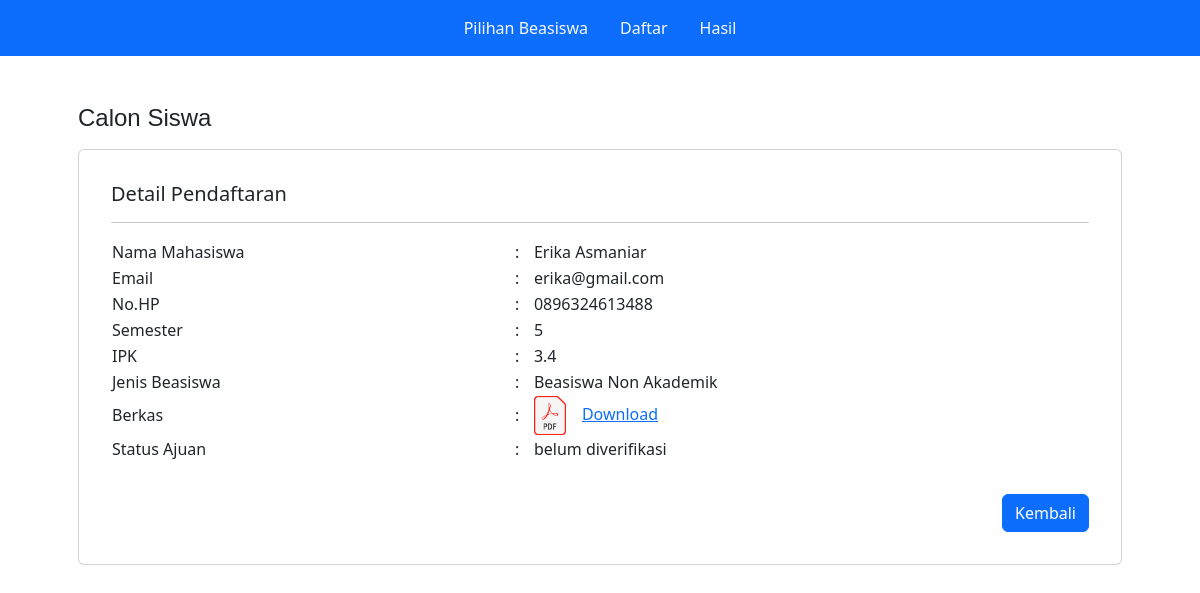
/detail_pendaftaran.php?id=15, run on the app's committed database.
### tables this page shows
CREATE TABLE `tb_daftar` (
  `id` int(11) NOT NULL,
  `nama` varchar(30) NOT NULL,
  `email` varchar(30) NOT NULL,
  `no_hp` varchar(20) NOT NULL,
  `semester` varchar(2) NOT NULL,
  `ipk` varchar(10) NOT NULL,
  `jenis_beasiswa` varchar(30) NOT NULL,
  `berkas` varchar(100) NOT NULL,
  `status_ajuan` varchar(30) NOT NULL DEFAULT 'belum diverifikasi'
);

### detail_pendaftaran.php (the view, shortened to what this page needs)
<?php
$id = $_GET['id'];
include('config.php');
$sql = "SELECT * FROM tb_daftar WHERE id='$id'";
$query = mysqli_query($conn, $sql);
$data = mysqli_fetch_assoc($query);
include('layout/navbar.php');
?>
<div class="container px-5 my-5">
    <h4 class="mt-4 mb-3" style="font-family: 'Fira Sans', sans-serif;">Calon Siswa</h4>
    <div class="card mb-3 py-3 px-3" style="max-width: 100%">
        <div class="row g-0">
            <div class="col">
                <div class="card-body">
                    <h5 class="card-title">Detail Pendaftaran</h5>
                    <hr>
                    <p class="card-text">
                    <table style="width:100%">
                        <tbody>
                            <tr>
                                <td>Nama Mahasiswa</td>
                                <td>:</td>
                                <td><?= $data['nama']; ?></td>
                            </tr>
                            <tr>
                                <td>Email</td>
                                <td>:</td>
                                <td><?= $data['email']; ?></td>
                            </tr>
                            <tr>
                                <td>No.HP</td>
                                <td>:</td>
                                <td><?= $data['no_hp']; ?></td>
                            </tr>
                            <tr>
                                <td>Semester</td>
                                <td>:</td>
                                <td><?= $data['semester']; ?></td>
                            </tr>
                            <tr>
                                <td>IPK</td>
                                <td>:</td>
                                <td><?= $data['ipk']; ?></td>
                            </tr>
                            <tr>
                                <td>Jenis Beasiswa</td>
                                <td>:</td>
                                <td><?= $data['jenis_beasiswa']; ?></td>
                            </tr>
                            <tr>
                                <td>Berkas</td>
                                <td>:</td>
                                <td><a href="assets/file/<?= $data['berkas']; ?>"><img src="assets/img/pdf-logo.png" style="width: 2rem; margin-right: 1rem">Download</a></td>
                            </tr>
                            <tr>
                                <td>Status Ajuan</td>
                                <td>:</td>
                                <td><?= $data['status_ajuan']; ?></td>
                            </tr>
                        </tbody>
                    </table>
                    </p>
                </div>
            </div>
        </div>
        <div class="d-flex justify-content-end">
            <a href="hasil.php" class="btn btn-primary mx-3 mb-3">Kembali</a>
        </div>
    </div>
</div>

### data on the page
tb_daftar: nama "Erika Asmaniar", email "erika@gmail.com", no_hp "0896324613488", semester "5", ipk "3.4", jenis_beasiswa "Beasiswa Non Akademik", status_ajuan "belum diverifikasi"
